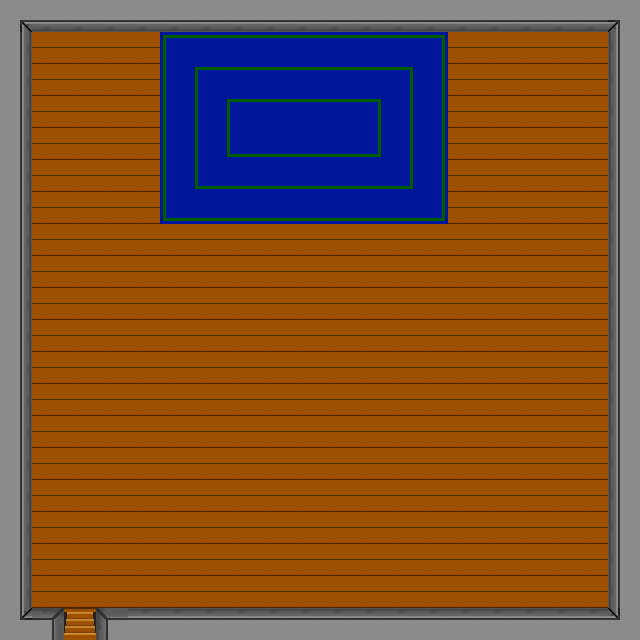

Below is a game level as drawn by its tile map, then a one-line description and the .tmx that defines it (tile-layer data replaced by summaries):
An orthogonal 20x20 tile map with 32x32 px tiles, 2 tile layers (Camada de Tiles 1, Colisoes), 6 tilesets.

<map version="1.0" orientation="orthogonal" renderorder="right-down" width="20" height="20" tilewidth="32" tileheight="32" nextobjectid="1">
 <tileset firstgid="1" name="Parede" tilewidth="32" tileheight="32">
  <image source="Parede.png" width="96" height="32" />
 </tileset>
 <tileset firstgid="4" name="Tile_Madeira" tilewidth="32" tileheight="32">
  <image source="Tile_Madeira.png" width="32" height="32" />
 </tileset>
 <tileset firstgid="5" name="EscadaSubindo" tilewidth="32" tileheight="32">
  <image source="EscadaSubindo.png" width="32" height="32" />
 </tileset>
 <tileset firstgid="6" name="TapeteFalcao" tilewidth="32" tileheight="32">
  <image source="TapeteFalcao.png" width="96" height="64" />
 </tileset>
 <tileset firstgid="12" name="ParedeInvisivel" tilewidth="32" tileheight="32">
  <image source="ParedeInvisivel.png" width="32" height="32" />
  <tile id="0">
   <properties>
    <property name="blocked" value="blocked" />
   </properties>
  </tile>
 </tileset>
 <tileset firstgid="13" name="Portal1" tilewidth="32" tileheight="32">
  <image source="Portal1.png" width="32" height="32" />
  <tile id="0">
   <properties>
    <property name="blocked" value="blocked" />
    <property name="stairHome" value="2oAndarFalcao.tmx" />
   </properties>
  </tile>
 </tileset>
 <layer name="Camada de Tiles 1" width="20" height="20">
  <data>[400 cells, 400 non-empty, 8 distinct tile ids]</data>
 </layer>
 <layer name="Colisoes" width="20" height="20" opacity="0">
  <data>[400 cells, 400 non-empty, 3 distinct tile ids]</data>
 </layer>
</map>
